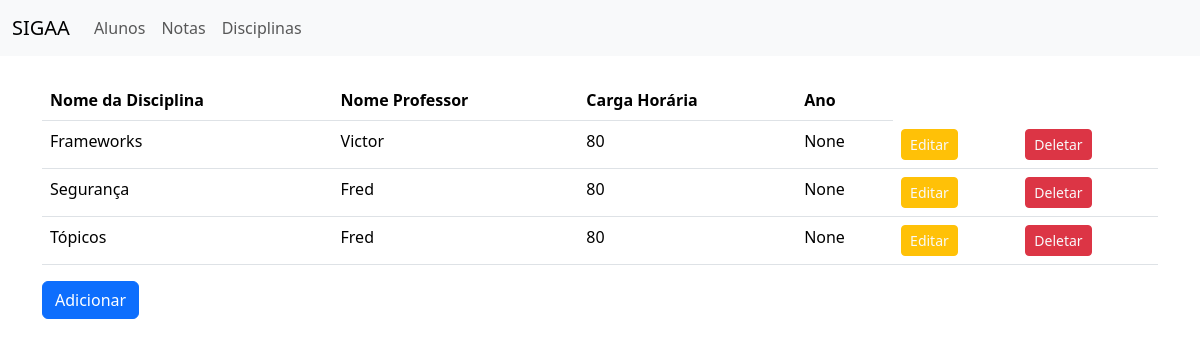
The app's page /disciplinas/ with its own data.
### sigaaa/models.py (models this page shows, shortened)
class Disciplina(models.Model):
    nome = models.CharField(max_length=100)
    nome_professor = models.CharField(max_length=100)
    carga_horaria = models.IntegerField()
    ano = models.DateField()

### sigaaa/views/view_disciplinas.py (the view)
# urls.py: path('disciplinas/', view_disciplinas.disciplinas, name='disciplinas'),
def disciplinas(request):
    disciplinas=Disciplina.objects.all()
    context = {
        'disciplinas' : disciplinas,
    }
    return render(request, 'disciplina/index.html', context)

### sigaaa/templates/disciplina/index.html
{% extends "base.html" %}
{% block content %}
<table class="table">
    <thead>
        <tr>
            <th scope="col">Nome da Disciplina</th>
            <th scope="col">Nome Professor</th>
            <th scope="col">Carga Horária</th>
            <th scope="col">Ano</th>
        </tr>
    </thead>
    <tbody>
        {% for disciplina in disciplinas %}
        <tr>
            <td>{{ disciplina.nome }}</td>
            <td>{{ disciplina.nome_professor }}</td>
            <td>{{ disciplina.carga_horaria }}</td>
            <td>{{ disciplina.ano }}</td>
            <td> <a class="btn btn-warning btn-sm" role="button" href="{% url 'sigaaa:edit_disciplinas' disciplina.id %}">
                    <span class="text-light text-center">
                    Editar
                    </span>
                </a>
            </td>
            <td><a class="btn btn-danger btn-sm" role="button" href="{% url 'sigaaa:delete_disciplinas' disciplina.id %}">
                    <span class="text-light text-center">
                    Deletar
                    </span>
                </a>
            </td>
        </tr>
        {% empty %}
        <tr>
            <td colspan="4">Nenhuma disciplina encontrada.</td>
        </tr>
        {% endfor %}
    </tbody>
</table>
<a href="{% url 'sigaaa:add_disciplinas' %}" type="button" class="btn btn-primary">Adicionar</a>
{% endblock %}

### records on screen
Disciplina: nome "Frameworks", nome_professor "Victor", carga_horaria "80", ano "None"
Disciplina: nome "Segurança", nome_professor "Fred", carga_horaria "80", ano "None"
Disciplina: nome "Tópicos", nome_professor "Fred", carga_horaria "80", ano "None"
